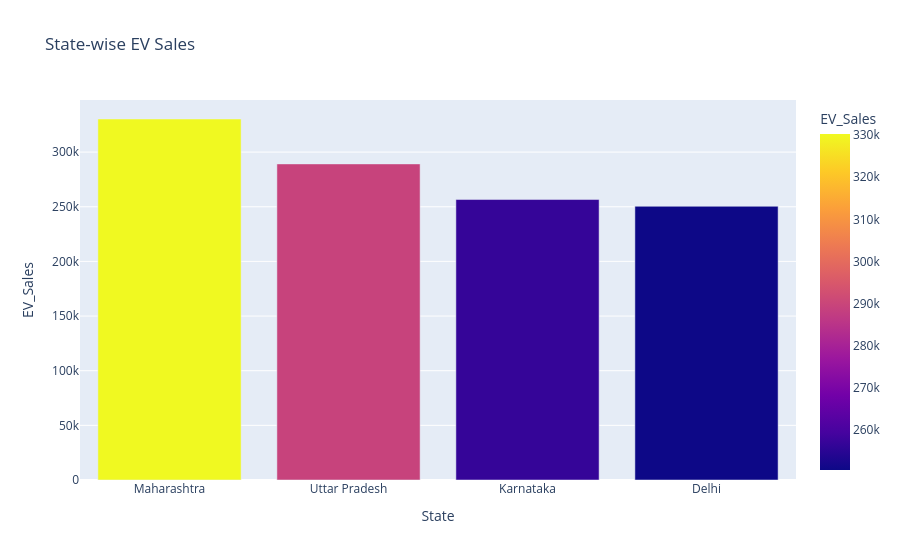

The notebook cell this image was saved under:
### Code cell
fig = px.bar(
    state,
    x="State",
    y="EV_Sales",
    color="EV_Sales",
    title="State-wise EV Sales"
)

fig.show()

### Figure 1 — Plotly figure (JSON) as saved in the notebook; plotly's stock layout.template omitted (floating-point values rounded to 4 significant figures)
{"data": [{"hovertemplate": "State=%{x}<br>EV_Sales=%{marker.color}<extra></extra>", "legendgroup": "", "marker": {"color": [330280, 289190, 256610, 250440], "coloraxis": "coloraxis", "pattern": {"shape": ""}}, "name": "", "orientation": "v", "showlegend": false, "textposition": "auto", "type": "bar", "x": ["Maharashtra", "Uttar Pradesh", "Karnataka", "Delhi"], "xaxis": "x", "y": [330280, 289190, 256610, 250440], "yaxis": "y"}], "layout": {"barmode": "relative", "coloraxis": {"colorbar": {"title": {"text": "EV_Sales"}}, "colorscale": [[0, "#0d0887"], [0.1111, "#46039f"], [0.2222, "#7201a8"], [0.3333, "#9c179e"], [0.4444, "#bd3786"], [0.5556, "#d8576b"], [0.6667, "#ed7953"], [0.7778, "#fb9f3a"], [0.8889, "#fdca26"], [1, "#f0f921"]]}, "legend": {"tracegroupgap": 0}, "title": {"text": "State-wise EV Sales"}, "xaxis": {"anchor": "y", "domain": [0, 1], "title": {"text": "State"}}, "yaxis": {"anchor": "x", "domain": [0, 1], "title": {"text": "EV_Sales"}}}}
